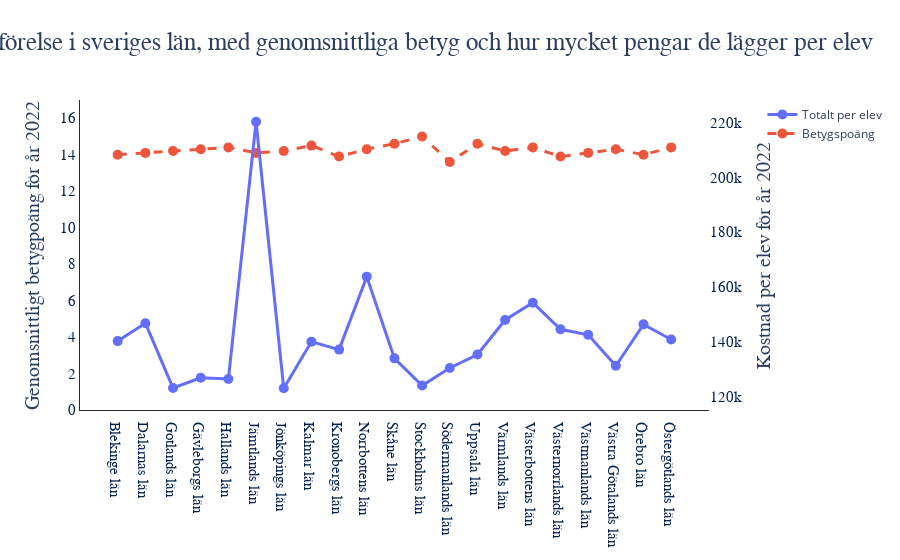

Here is the notebook cell this chart was saved with:
### Code cell
fig = make_subplots(
    specs=[[{"secondary_y": True}]]
)

#Primary
fig.add_trace(
    go.Scatter(
        x= df_melted_merge[df_melted_merge["Kategori"]== "Totalt per elev"]["Län"],
        y= df_melted_merge[df_melted_merge["Kategori"]== "Totalt per elev"]["Value"],
        name= "Totalt per elev",
        mode= "lines+markers",
        line= dict(
            dash= "solid"
        )
    ),
    secondary_y= True
)

#secondary
fig.add_trace(
    go.Scatter(
        x= df_melted_merge[df_melted_merge["Kategori"]== "Betygpoäng"]["Län"],
        y= df_melted_merge[df_melted_merge["Kategori"]== "Betygpoäng"]["Value"],
        name= "Betygspoäng",
        mode= "lines+markers",
        line= dict(
            dash= "dash",
        )
    ),
    secondary_y= False
)

fig.update_yaxes(
    secondary_y= True,
    title= "Kostnad per elev för år 2022",
    
    title_font= dict(
            family="Calibri",
            size= 20
        ),
    tickfont=dict(
        family="Calibri",
        color=colors["BLUE2"],
        size=15,
    ),
)

fig.update_yaxes(
    secondary_y= False,
    title= "Genomsnittligt betygpoäng för år 2022",
    title_font= dict(
            family="Calibri",
            size= 20
        ),
    
    range= [0, 17],
    tickfont= dict(
        family= "Calibri",
        size= 15,
        color= colors["BLUE2"]
    ),
)

fig.update_xaxes(
    tickfont= dict(
        family= "Calibri",
        size= 15,
        color= colors["BLUE2"]
    )
)

fig.update_traces(
    line= dict(
        width= 3
    ),
    marker= dict(
        size= 10
    )
)

fig.update_layout(
    plot_bgcolor= "white",
    title= "Jämnsförelse i sveriges län, med genomsnittliga betyg och hur mycket pengar de lägger per elev",
    title_x= 0.45,
    title_font= dict(
        family= "Ariel",
        size= 25,
    ),
    
    xaxis= dict(
        showline= True,
        linecolor= colors["GRAY1"],
    ),
    yaxis= dict(
        showline= True,
        linecolor= colors["GRAY1"],
    )
)
fig.show()

### Figure 1 — Plotly figure (JSON) as saved in the notebook; plotly's stock layout.template omitted (floating-point values rounded to 4 significant figures)
{"data": [{"line": {"dash": "solid", "width": 3}, "marker": {"size": 10}, "mode": "lines+markers", "name": "Totalt per elev", "type": "scatter", "x": ["Blekinge län", "Dalarnas län", "Gotlands län", "Gävleborgs län", "Hallands län", "Jämtlands län", "Jönköpings län", "Kalmar län", "Kronobergs län", "Norrbottens län", "Skåne län", "Stockholms län", "Södermanlands län", "Uppsala län", "Värmlands län", "Västerbottens län", "Västernorrlands län", "Västmanlands län", "Västra Götalands län", "Örebro län", "Östergötlands län"], "xaxis": "x", "y": [140300, 146800, 123200, 126900, 126500, 220300, 123100, 140100, 137200, 163800, 134000, 124100, 130500, 135400, 148000, 154300, 144600, 142600, 131300, 146400, 140900], "yaxis": "y2"}, {"line": {"dash": "dash", "width": 3}, "marker": {"size": 10}, "mode": "lines+markers", "name": "Betygspoäng", "type": "scatter", "x": ["Blekinge län", "Dalarnas län", "Gotlands län", "Gävleborgs län", "Hallands län", "Jämtlands län", "Jönköpings län", "Kalmar län", "Kronobergs län", "Norrbottens län", "Skåne län", "Stockholms län", "Södermanlands län", "Uppsala län", "Värmlands län", "Västerbottens län", "Västernorrlands län", "Västmanlands län", "Västra Götalands län", "Örebro län", "Östergötlands län"], "xaxis": "x", "y": [14, 14.1, 14.2, 14.3, 14.4, 14.1, 14.2, 14.5, 13.9, 14.3, 14.6, 15, 13.6, 14.6, 14.2, 14.4, 13.9, 14.1, 14.3, 14, 14.4], "yaxis": "y"}], "layout": {"plot_bgcolor": "white", "title": {"font": {"family": "Ariel", "size": 25}, "text": "Jämnsförelse i sveriges län, med genomsnittliga betyg och hur mycket pengar de lägger per elev", "x": 0.45}, "xaxis": {"anchor": "y", "domain": [0, 0.94], "linecolor": "#292929", "showline": true, "tickfont": {"color": "#00204E", "family": "Calibri", "size": 15}}, "yaxis": {"anchor": "x", "domain": [0, 1], "linecolor": "#292929", "range": [0, 17], "showline": true, "tickfont": {"color": "#00204E", "family": "Calibri", "size": 15}, "title": {"font": {"family": "Calibri", "size": 20}, "text": "Genomsnittligt betygpoäng för år 2022"}}, "yaxis2": {"anchor": "x", "overlaying": "y", "side": "right", "tickfont": {"color": "#00204E", "family": "Calibri", "size": 15}, "title": {"font": {"family": "Calibri", "size": 20}, "text": "Kostnad per elev för år 2022"}}}}
